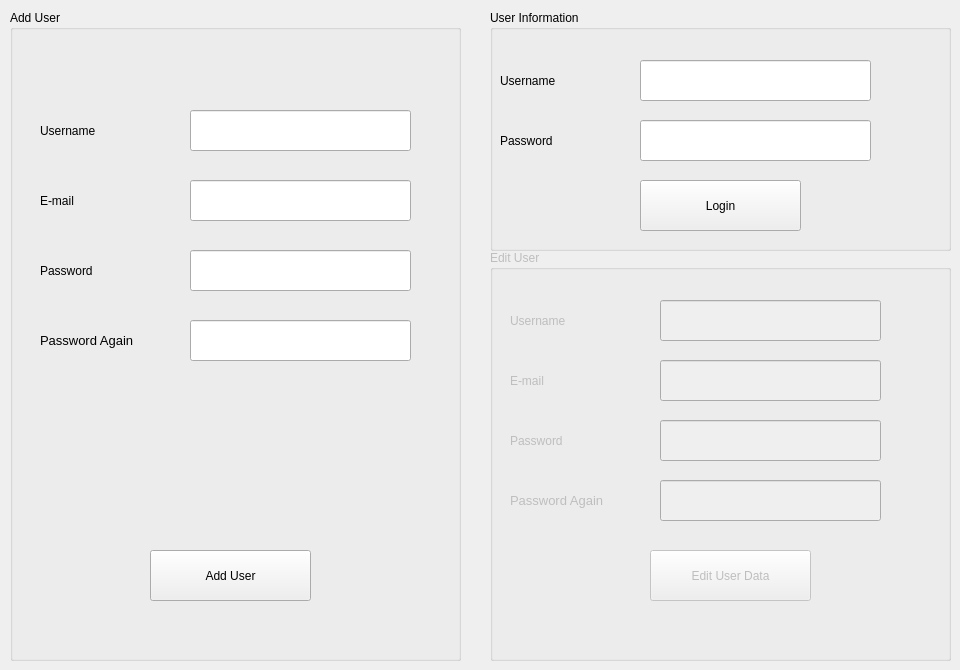
    <widget class="QWidget" name="tab_3">
     <attribute name="title">
      <string>Page</string>
     </attribute>
     <widget class="QGroupBox" name="groupBox">
      <property name="geometry">
       <rect>
        <x>10</x>
        <y>10</y>
        <width>451</width>
        <height>651</height>
       </rect>
      </property>
      <property name="title">
       <string>Add User</string>
      </property>
      <widget class="QPushButton" name="pushButton_11">
       <property name="geometry">
        <rect>
         <x>140</x>
         <y>540</y>
         <width>161</width>
         <height>51</height>
        </rect>
       </property>
       <property name="text">
        <string>Add User</string>
       </property>
      </widget>
      <widget class="QLabel" name="label_16">
       <property name="geometry">
        <rect>
         <x>30</x>
         <y>100</y>
         <width>121</width>
         <height>41</height>
        </rect>
       </property>
       <property name="text">
        <string>Username</string>
       </property>
      </widget>
      <widget class="QLineEdit" name="lineEdit_9">
       <property name="geometry">
        <rect>
         <x>180</x>
         <y>100</y>
         <width>221</width>
         <height>41</height>
        </rect>
       </property>
      </widget>
      <widget class="QLabel" name="label_17">
       <property name="geometry">
        <rect>
         <x>30</x>
         <y>170</y>
         <width>121</width>
         <height>41</height>
        </rect>
       </property>
       <property name="text">
        <string>E-mail</string>
       </property>
      </widget>
      <widget class="QLineEdit" name="lineEdit_10">
       <property name="geometry">
        <rect>
         <x>180</x>
         <y>170</y>
         <width>221</width>
         <height>41</height>
        </rect>
       </property>
      </widget>
      <widget class="QLineEdit" name="lineEdit_11">
       <property name="geometry">
        <rect>
         <x>180</x>
         <y>240</y>
         <width>221</width>
         <height>41</height>
        </rect>
       </property>
       <property name="echoMode">
        <enum>QLineEdit::Password</enum>
       </property>
      </widget>
      <widget class="QLabel" name="label_18">
       <property name="geometry">
        <rect>
         <x>30</x>
         <y>240</y>
         <width>121</width>
         <height>41</height>
        </rect>
       </property>
       <property name="text">
        <string>Password</string>
       </property>
      </widget>
      <widget class="QLineEdit" name="lineEdit_12">
       <property name="geometry">
        <rect>
         <x>180</x>
         <y>310</y>
         <width>221</width>
         <height>41</height>
        </rect>
       </property>
       <property name="echoMode">
        <enum>QLineEdit::Password</enum>
       </property>
      </widget>
      <widget class="QLabel" name="label_19">
       <property name="geometry">
        <rect>
         <x>30</x>
         <y>310</y>
         <width>141</width>
         <height>41</height>
        </rect>
       </property>
       <property name="font">
        <font>
         <family>Segoe UI</family>
         <pointsize>10</pointsize>
        </font>
       </property>
       <property name="text">
        <string>Password Again</string>
       </property>
      </widget>
      <widget class="QLabel" name="label_30">
       <property name="geometry">
        <rect>
         <x>80</x>
         <y>390</y>
         <width>321</width>
         <height>61</height>
        </rect>
       </property>
       <property name="text">
        <string/>
       </property>
      </widget>
     </widget>
     <widget class="QGroupBox" name="groupBox_2">
      <property name="geometry">
       <rect>
        <x>490</x>
        <y>10</y>
        <width>461</width>
        <height>241</height>
       </rect>
      </property>
      <property name="title">
       <string>User Information</string>
      </property>
      <widget class="QLabel" name="label_20">
       <property name="geometry">
        <rect>
         <x>10</x>
         <y>110</y>
         <width>121</width>
         <height>41</height>
        </rect>
       </property>
       <property name="text">
        <string>Password</string>
       </property>
      </widget>
      <widget class="QLineEdit" name="lineEdit_13">
       <property name="geometry">
        <rect>
         <x>150</x>
         <y>110</y>
         <width>231</width>
         <height>41</height>
        </rect>
       </property>
       <property name="echoMode">
        <enum>QLineEdit::Password</enum>
       </property>
      </widget>
      <widget class="QLabel" name="label_21">
       <property name="geometry">
        <rect>
         <x>10</x>
         <y>50</y>
         <width>121</width>
         <height>41</height>
        </rect>
       </property>
       <property name="text">
        <string>Username</string>
       </property>
      </widget>
      <widget class="QLineEdit" name="lineEdit_14">
       <property name="geometry">
        <rect>
         <x>150</x>
         <y>50</y>
         <width>231</width>
         <height>41</height>
        </rect>
       </property>
      </widget>
      <widget class="QPushButton" name="pushButton_12">
       <property name="geometry">
        <rect>
         <x>150</x>
         <y>170</y>
         <width>161</width>
         <height>51</height>
        </rect>
       </property>
       <property name="text">
        <string>Login</string>
       </property>
      </widget>
     </widget>
     <widget class="QGroupBox" name="groupBox_4">
      <property name="enabled">
       <bool>false</bool>
      </property>
      <property name="geometry">
       <rect>
        <x>490</x>
        <y>250</y>
        <width>461</width>
        <height>411</height>
       </rect>
      </property>
      <property name="title">
       <string>Edit User</string>
      </property>
      <widget class="QLabel" name="label_22">
       <property name="geometry">
        <rect>
         <x>20</x>
         <y>170</y>
         <width>121</width>
         <height>41</height>
        </rect>
       </property>
       <property name="text">
        <string>Password</string>
       </property>
      </widget>
      <widget class="QLabel" name="label_25">
       <property name="geometry">
        <rect>
         <x>20</x>
         <y>230</y>
         <width>141</width>
         <height>41</height>
        </rect>
       </property>
       <property name="font">
        <font>
         <family>Segoe UI</family>
         <pointsize>10</pointsize>
        </font>
       </property>
       <property name="text">
        <string>Password Again</string>
       </property>
      </widget>
      <widget class="QPushButton" name="pushButton_13">
       <property name="geometry">
        <rect>
         <x>160</x>
         <y>300</y>
         <width>161</width>
         <height>51</height>
        </rect>
       </property>
       <property name="text">
        <string>Edit User Data</string>
       </property>
      </widget>
      <widget class="QLabel" name="label_24">
       <property name="geometry">
        <rect>
         <x>20</x>
         <y>110</y>
         <width>121</width>
         <height>41</height>
        </rect>
       </property>
       <property name="text">
        <string>E-mail</string>
       </property>
      </widget>
      <widget class="QLineEdit" name="lineEdit_16">
       <property name="geometry">
        <rect>
         <x>170</x>
         <y>230</y>
         <width>221</width>
         <height>41</height>
        </rect>
       </property>
       <property name="echoMode">
        <enum>QLineEdit::Password</enum>
       </property>
      </widget>
      <widget class="QLineEdit" name="lineEdit_17">
       <property name="geometry">
        <rect>
         <x>170</x>
         <y>170</y>
         <width>221</width>
         <height>41</height>
        </rect>
       </property>
       <property name="echoMode">
        <enum>QLineEdit::Password</enum>
       </property>
      </widget>
      <widget class="QLabel" name="label_23">
       <property name="geometry">
        <rect>
         <x>20</x>
         <y>50</y>
         <width>121</width>
         <height>41</height>
        </rect>
       </property>
       <property name="text">
        <string>Username</string>
       </property>
      </widget>
      <widget class="QLineEdit" name="lineEdit_18">
       <property name="geometry">
        <rect>
         <x>170</x>
         <y>50</y>
         <width>221</width>
         <height>41</height>
        </rect>
       </property>
      </widget>
      <widget class="QLineEdit" name="lineEdit_15">
       <property name="geometry">
        <rect>
         <x>170</x>
         <y>110</y>
         <width>221</width>
         <height>41</height>
        </rect>
       </property>
      </widget>
     </widget>
    </widget>
